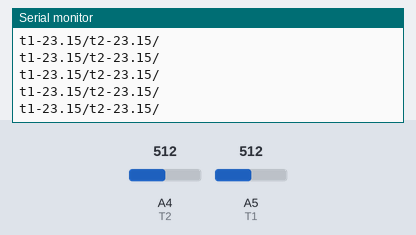
A sketch run on a simulated Arduino Uno, built with avr-gcc and run on an emulated ATmega328P. Shown: the last lines printed to the serial monitor. The test bench sets the inputs (shaded band); at power-on: A4 (T2) = 512, A5 (T1) = 512.

Above: at 1.2 s.
1.3 s: A4 (T2) set to 716
At 1.32 s:
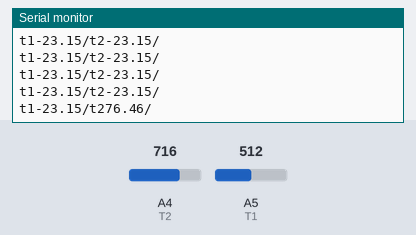
2.8 s: A5 (T1) set to 716
At 2.83 s:
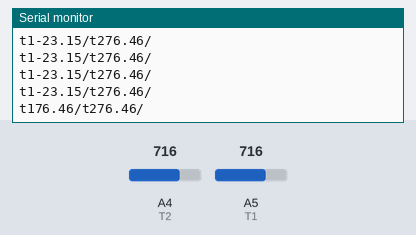
4.3 s: A4 (T2) set to 900
At 4.34 s:
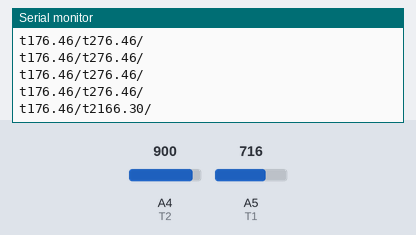
5.8 s: A5 (T1) set to 900
At 5.86 s:
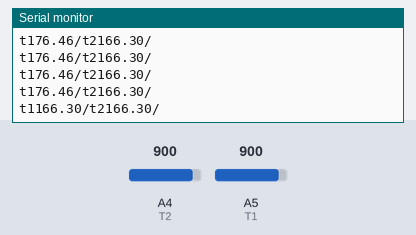
Timing chart, 0 to 8.8 s (numbered marks = the images above; inputs shaded):
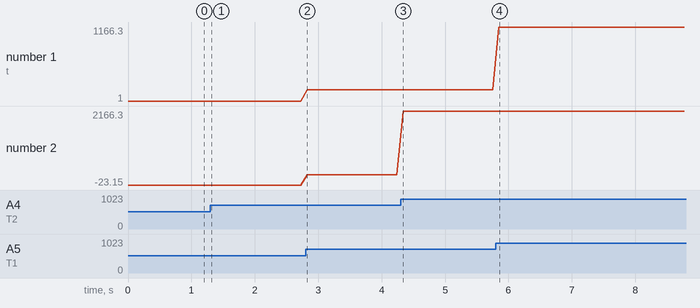

The sketch:

temp.ino
```cpp
int T1 = A5;
int T2 = A4;

void setup() {
  // put your setup code here, to run once:
  Serial.begin(9600);
}

void showT(){
  double val = analogRead(T1);
  double voltage = val*5.0/1024;
  double temp = voltage*100 - 273.15;
  Serial.print("t1"+String(temp)+"/");
  val = analogRead(T2);
  voltage = val*5.0/1024;
  temp = voltage*100 - 273.15;
  Serial.println("t2"+String(temp)+"/");
}


void loop() {
  // put your main code here, to run repeatedly:
 showT();
 delay(100);
}
```

Measured:
- after the input at 1.3 s, the serial monitor: prints a new line at once (image 1)
- after the input at 2.8 s, the serial monitor: prints a new line at once (image 2)
- after the input at 4.3 s, the serial monitor: prints a new line at once (image 3)
- after the input at 5.8 s, the serial monitor: prints a new line after 0.05 s (image 4)
- plotted number 1: 1 → 176.46 after the input at 2.8 s, 176.46 → 1166.3 after the input at 5.8 s
- plotted number 2: 276.46 → 2166.3 after the input at 4.3 s
